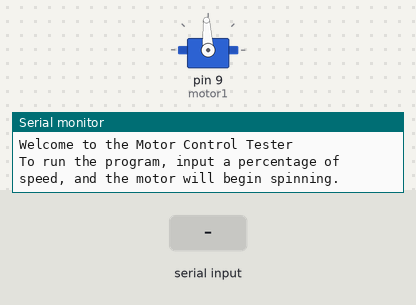
A sketch run on a simulated Arduino Uno, built with avr-gcc and run on an emulated ATmega328P. Shown: servo, the last lines printed to the serial monitor. The inputs (shaded band) are chosen by the test bench.

Above: at 1.2 s.
1.3 s: "90,45\n" received over Serial
At 1.7 s:
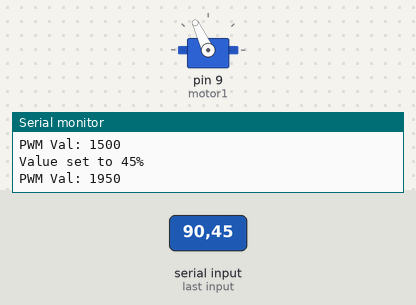
2.8 s: "30,150\n" received over Serial
At 4.0 s:
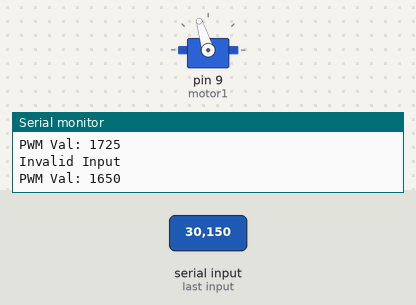
4.3 s: "90\n" received over Serial
At 5.1 s:
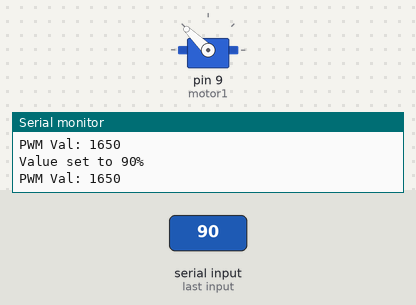
Timing chart, 0 to 7.3 s (numbered marks = the images above; inputs shaded):
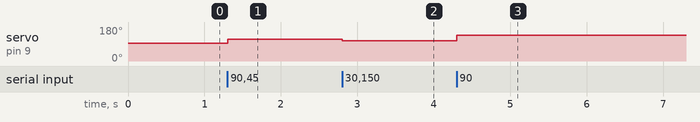

Measured:
- after the input at 1.3 s, servo on pin 9 (motor1): 93° → 115° at once
- after the input at 2.8 s, servo on pin 9 (motor1): 115° → 107° at once
- after the input at 4.3 s, servo on pin 9 (motor1): 107° → 136° at once

The sketch:

motorTesting.ino
```cpp
#include <Servo.h>

Servo motor1;

int PWMVal = 0;
int percent = 0;

#define motorPin 9

void setup() {

  Serial.begin(9600);
  Serial.println("Welcome to the Motor Control Tester\n");
  //motor1.attach(motorPin);
  Serial.println("To run the program, input a percentage of speed, and the motor will begin spinning.\n");

  motor1.writeMicroseconds(1500);
  motor1.attach(9);

  //analogWrite(motorPin, 0);
}

void loop() {

  int32_t PWMVal = percent * 5 + 1500;

  //analogWrite(motorPin, percent);
  motor1.writeMicroseconds(PWMVal);

  if(Serial.available() > 1) {
    long inputValue = Serial.parseInt();
    if (inputValue == 0){
      Serial.println("Motor Stopping...");
      percent = 0;
    } else if (inputValue >= -100 && inputValue <= 100) {
      percent = inputValue;
      Serial.print("Value set to ");
      Serial.print(percent);
      Serial.println("%");
    } else {
      Serial.println("Invalid Input");
    }

    Serial.print("PWM Val: ");
    Serial.println(PWMVal);
  }


}
```
